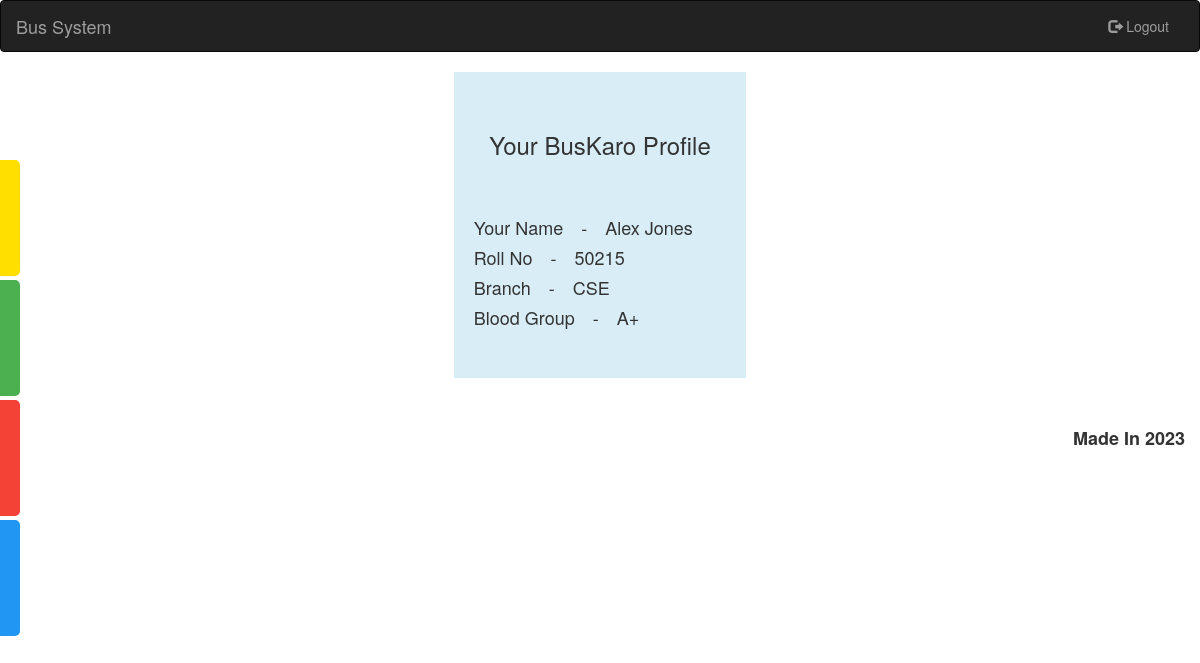
Screenshot of /Controller/ProfileController.php (signed in) with the database file from the repository.
### tables this page shows
CREATE TABLE `faculty` (
  `FID` int(11) NOT NULL,
  `FName` varchar(30) DEFAULT NULL,
  `Dept` varchar(5) NOT NULL,
  `BloodG` varchar(5) DEFAULT NULL
);

### Controller/ProfileController.php (called while the page is built, shortened)
<?php
require_once '../Model/UserProfileModel.php';
$profile = new UserProfileModel();
$profileController = new ProfileController();
if ($profile->getUserType() == 'Faculty'){
    $profileController->row = $profile->facultyProfile();
}
$userType = $profile->getUserType();
$row = $profileController->row;
include '../View/profile.php';
?>

### Model/UserProfileModel.php (called while the page is built, shortened)
<?php
require("../Dao/Connection.php");
class UserProfileModel {
    private $userID;
    private $userType;
    public $conn;
        public function __construct()
        {
            $this->userID = $_SESSION['UserID'];
            $sql = "SELECT Type FROM busbooking.passenger WHERE ID='$this->userID'";
            $this->conn = require("../Dao/Connection.php");
            $result = $this->conn->query($sql);
            $row = $result->fetch_assoc();
            $this->userType = $row['Type'];
        }
        public function facultyProfile(){
            require_once ("../Dao/Connection.php");
            $sql_instance="SELECT * FROM busbooking.faculty WHERE FID='$this->userID';";
            $result = $this->conn->query($sql_instance);
            $row = $result->fetch_assoc();
            return $row;
        }
    public function getUserType()
    {
        return $this->userType;
    }
}

### Dao/Connection.php (called while the page is built, shortened)
<?php
        $hostname="localhost";
        $user="root";
        $password="";
        $database="busbooking";
        $conn=new mysqli($hostname,$user,$password,$database);
        return $conn;
?>

### View/profile.php (the view, shortened to what this page needs)
<!DOCTYPE html>
<html lang="en">
<?php
	require_once '../Dao/Connection.php';
    require_once '../View/header.php';
?>
<body>
	<?php require_once '../View/navbar.php';	?>
	<div id="mySidenav" class="sidenav">
		<a href="../View/dashboard.php" id="dashboard">Go Home<span class="glyphicon glyphicon-home"></span></a>
		<a href="../passenger/view_tickets.php" id="view">View Tickets<span class="glyphicon glyphicon-qrcode"></span></a>
		<a href="../passenger/cancelTicket.php" id="cancel">Cancel Tickets<span class="glyphicon glyphicon-remove-circle"></span></a>
		<a href="profile.php" id="profile">Your Profile<span class="glyphicon glyphicon-user"></span></a>
	</div>
	<?php
		if($userType=='Student') {
            echo '<center><div class="container-fluid">
							<div class="card bg-info pl-2" style="width:25%">
								<br><br>
								<div class="card-header"><h3>Your BusKaro Profile</h3></div><br><br>
								<h4 class="card-body text-justify">&nbsp;&nbsp;&nbsp;&nbsp;Your Name&emsp;-&emsp;' . $row['SName'] . ' </h4>
									<h4 class="card-body text-justify">&nbsp;&nbsp;&nbsp;&nbsp;Roll No&emsp;-&emsp;' . $row['RollNo'] . ' </h4>
									<h4 class="card-body text-justify">&nbsp;&nbsp;&nbsp;&nbsp;Batch&emsp;-&emsp;' . $row['Batch'] . '</h4>
									<h4 class="card-body text-justify">&nbsp;&nbsp;&nbsp;&nbsp;Branch&emsp;-&emsp;' . $row['Branch'] . '</h4>
									<h4 class="card-body text-justify">&nbsp;&nbsp;&nbsp;&nbsp;Blood Group&emsp;-&emsp;' . $row['BloodG'] . '</h4>
									<br><br>
							</div>
							</div>
						</div><br><br>';
		}elseif($userType=='Faculty'){
			echo '<center><div class="container-fluid">
							<div class="card bg-info pl-2" style="width:25%">
								<br><br>
								<div class="card-header"><h3>Your BusKaro Profile</h3></div><br><br>
								<h4 class="card-body text-justify">&nbsp;&nbsp;&nbsp;&nbsp;Your Name&emsp;-&emsp;'.$row['FName'].'</h4>
									<h4 class="card-body text-justify">&nbsp;&nbsp;&nbsp;&nbsp;Roll No&emsp;-&emsp;'.$row['FID'].' </h4>
									<h4 class="card-body text-justify">&nbsp;&nbsp;&nbsp;&nbsp;Branch&emsp;-&emsp;'.$row['Dept'].'</h4>
									<h4 class="card-body text-justify">&nbsp;&nbsp;&nbsp;&nbsp;Blood Group&emsp;-&emsp;'.$row['BloodG'].'</h4>
									<br><br>
							</div>
							</div>
						</div><br><br>';
		}
	?>
	<?php require_once '../View/footer.php' ?>
</body>

### passenger/css/sidebar.css (style rules this page uses)
#mySidenav a { position: absolute; left: -80px; transition: 0.3s; padding: 15px; width: 100px; text-decoration: none; font-size: 20px; color: white; border-radius: 0 5px 5px 0; }
#dashboard { top: 160px; background-color: #FFDF00; }
#view { top: 280px; background-color: #4CAF50; }
#cancel { top: 400px; background-color: #f44336; }
#profile { top: 520px; background-color: #2196F3; }

### rows the page displays
faculty: FName "Alex Jones", FID "50215", Dept "CSE", BloodG "A+"
